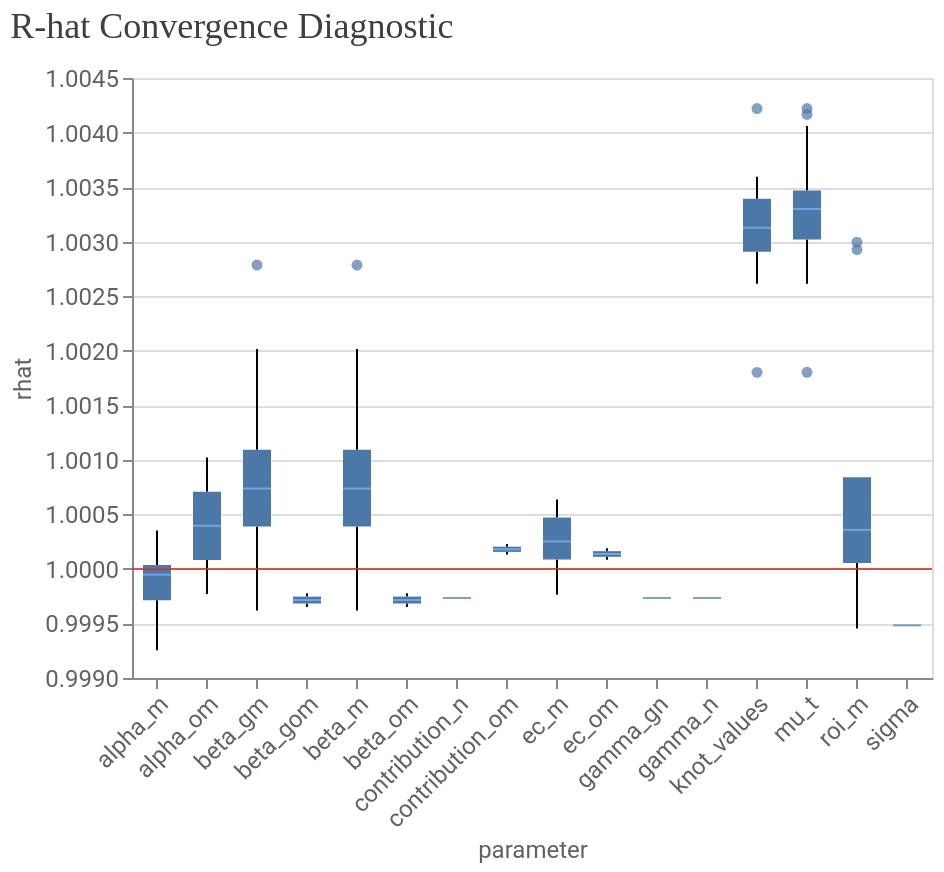

Source (notebook cell):
### Markdown cell above
To further assess convergence and model fit, you can use the methods from `visualizer` module.

1\. Assess convergence. Run the following code to generate r-hat statistics. R-hat close to 1.0 indicate convergence. R-hat < 1.2 indicates approximate convergence and is a reasonable threshold for many problems.

### Code cell
model_diagnostics = visualizer.ModelDiagnostics(mmm)
model_diagnostics.plot_rhat_boxplot()

### Figure 1 — Vega-Lite specification as saved in the notebook (floating-point values rounded to 4 significant figures; data arrays with more than 128 entries replaced by an {"elided": "..."} marker saying what was removed)
{"config": {"view": {"continuousWidth": 300, "continuousHeight": 300}, "axis": {"labelColor": "#5F6368", "labelFont": "Roboto", "labelFontSize": 12, "titleColor": "#5F6368", "titleFont": "Roboto", "titleFontSize": 12, "titleFontWeight": "normal"}}, "layer": [{"data": {"name": "data-8ea2de2f59a6c351ace320aa13856aea"}, "mark": {"type": "boxplot", "median": {"color": "#8AB4F8"}, "outliers": {"filled": true}}, "encoding": {"x": {"axis": {"labelAngle": -45}, "field": "parameter", "type": "nominal"}, "y": {"field": "rhat", "scale": {"zero": false}, "type": "quantitative"}}}, {"data": {"name": "empty"}, "mark": {"type": "rule", "color": "#D93025", "opacity": 0.8}, "encoding": {"y": {"datum": 1}}}], "title": {"text": "R-hat Convergence Diagnostic", "anchor": "start", "color": "#3C4043", "font": "Google Sans Display", "fontSize": 18, "fontWeight": "normal", "offset": 10}, "width": 400, "$schema": "https://vega.github.io/schema/vega-lite/v5.20.1.json", "datasets": {"data-8ea2de2f59a6c351ace320aa13856aea": {"elided": "144 records"}, "empty": [{}]}}
